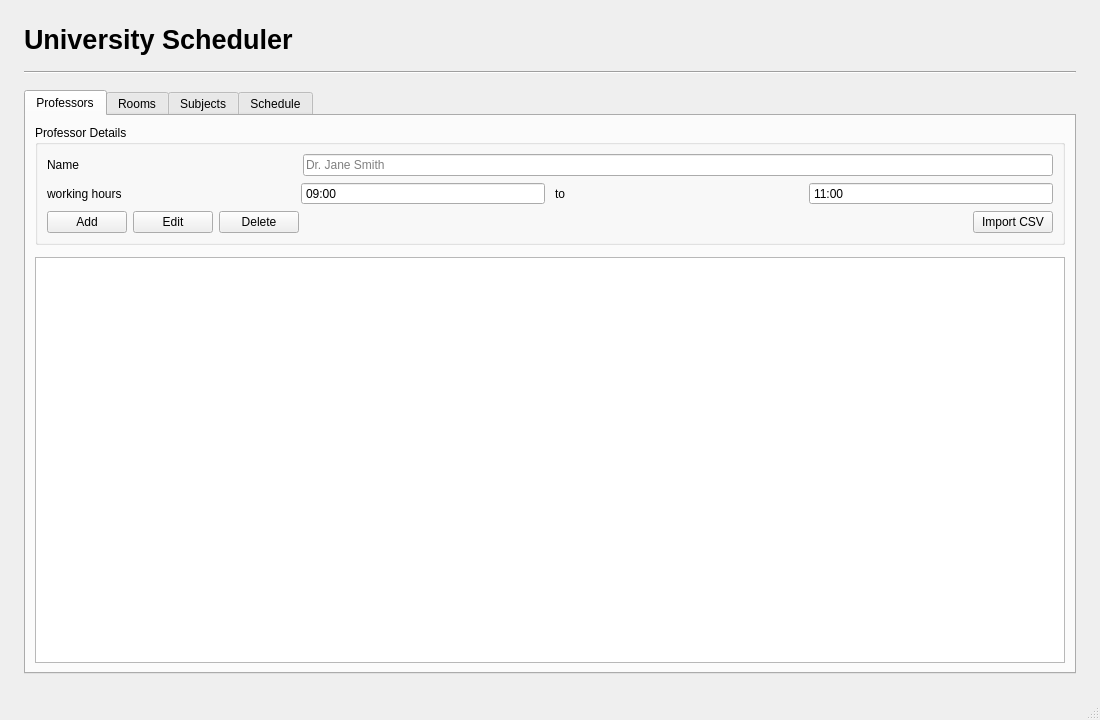
<?xml version="1.0" encoding="UTF-8"?>
<ui version="4.0">
 <class>MainWindow</class>
 <widget class="QMainWindow" name="MainWindow">
  <property name="geometry">
   <rect>
    <x>0</x>
    <y>0</y>
    <width>1100</width>
    <height>720</height>
   </rect>
  </property>
  <property name="minimumSize">
   <size>
    <width>960</width>
    <height>640</height>
   </size>
  </property>
  <property name="windowTitle">
   <string>University Scheduler</string>
  </property>
  <widget class="QWidget" name="centralwidget">
   <layout class="QVBoxLayout" name="layoutCentral">
    <property name="spacing">
     <number>16</number>
    </property>
    <property name="leftMargin">
     <number>24</number>
    </property>
    <property name="topMargin">
     <number>24</number>
    </property>
    <property name="rightMargin">
     <number>24</number>
    </property>
    <property name="bottomMargin">
     <number>24</number>
    </property>
    <item>
     <widget class="QLabel" name="label_heading">
      <property name="sizePolicy">
       <sizepolicy hsizetype="Preferred" vsizetype="Fixed">
        <horstretch>0</horstretch>
        <verstretch>0</verstretch>
       </sizepolicy>
      </property>
      <property name="text">
       <string>University Scheduler</string>
      </property>
      <property name="alignment">
       <set>Qt::AlignLeading|Qt::AlignLeft|Qt::AlignVCenter</set>
      </property>
      <property name="font">
       <font>
        <pointsize>20</pointsize>
        <weight>75</weight>
        <bold>true</bold>
       </font>
      </property>
     </widget>
    </item>
    <item>
     <widget class="Line" name="line_header">
      <property name="orientation">
       <enum>Qt::Horizontal</enum>
      </property>
     </widget>
    </item>
    <item>
     <widget class="QTabWidget" name="tabwidget">
      <property name="tabPosition">
       <enum>QTabWidget::North</enum>
      </property>
      <property name="tabShape">
       <enum>QTabWidget::Rounded</enum>
      </property>
      <property name="usesScrollButtons">
       <bool>true</bool>
      </property>
      <property name="documentMode">
       <bool>false</bool>
      </property>
      <property name="currentIndex">
       <number>0</number>
      </property>
      <widget class="QWidget" name="professors_tab">
       <attribute name="title">
        <string>Professors</string>
       </attribute>
       <layout class="QVBoxLayout" name="layoutProfessors">
        <property name="spacing">
         <number>12</number>
        </property>
        <item>
         <widget class="QGroupBox" name="groupBox_professors">
          <property name="title">
           <string>Professor Details</string>
          </property>
          <layout class="QGridLayout" name="gridProfessors">
           <item row="0" column="0">
            <widget class="QLabel" name="label_prof_name">
             <property name="text">
              <string>Name</string>
             </property>
            </widget>
           </item>
           <item row="0" column="1" colspan="3">
            <widget class="QLineEdit" name="lineEdit_prof_name">
             <property name="placeholderText">
              <string>Dr. Jane Smith</string>
             </property>
             <property name="minimumWidth">
              <number>260</number>
             </property>
            </widget>
           </item>
           <item row="1" column="0" colspan="4">
            <layout class="QHBoxLayout" name="layoutOfficeHours">
             <property name="spacing">
              <number>10</number>
             </property>
             <item>
              <widget class="QLabel" name="label_office_hours">
               <property name="text">
                <string>working hours</string>
               </property>
              </widget>
             </item>
             <item>
              <widget class="QTimeEdit" name="timeEdit_office_start">
               <property name="minimumWidth">
                <number>110</number>
               </property>
               <property name="displayFormat">
                <string>HH:mm</string>
               </property>
               <property name="time">
                <time>
                 <hour>09</hour>
                 <minute>00</minute>
                 <second>00</second>
                </time>
               </property>
               <property name="buttonSymbols">
                <enum>QAbstractSpinBox::NoButtons</enum>
               </property>
              </widget>
             </item>
             <item>
              <widget class="QLabel" name="label_office_to">
               <property name="text">
                <string>to</string>
               </property>
              </widget>
             </item>
             <item>
              <widget class="QTimeEdit" name="timeEdit_office_end">
               <property name="minimumWidth">
                <number>110</number>
               </property>
               <property name="displayFormat">
                <string>HH:mm</string>
               </property>
               <property name="time">
                <time>
                 <hour>11</hour>
                 <minute>00</minute>
                 <second>00</second>
                </time>
               </property>
               <property name="buttonSymbols">
                <enum>QAbstractSpinBox::NoButtons</enum>
               </property>
              </widget>
             </item>
            </layout>
           </item>
           <item row="2" column="0" colspan="4">
            <layout class="QHBoxLayout" name="layoutProfButtons">
             <item>
              <widget class="QPushButton" name="pushButton_add_prof">
               <property name="text">
                <string>Add</string>
               </property>
               <property name="minimumHeight">
                <number>36</number>
               </property>
              </widget>
             </item>
             <item>
              <widget class="QPushButton" name="pushButton_edit_prof">
               <property name="text">
                <string>Edit</string>
               </property>
               <property name="minimumHeight">
                <number>36</number>
               </property>
              </widget>
             </item>
             <item>
              <widget class="QPushButton" name="pushButton_delete_prof">
               <property name="text">
                <string>Delete</string>
               </property>
               <property name="minimumHeight">
                <number>36</number>
               </property>
              </widget>
             </item>
             <item>
              <spacer name="spacerProf">
               <property name="orientation">
                <enum>Qt::Horizontal</enum>
               </property>
               <property name="sizeHint" stdset="0">
                <size>
                 <width>20</width>
                 <height>20</height>
                </size>
               </property>
              </spacer>
             </item>
             <item>
              <widget class="QPushButton" name="pushButton_import_prof">
               <property name="text">
                <string>Import CSV</string>
               </property>
               <property name="minimumHeight">
                <number>36</number>
               </property>
               <property name="toolTip">
                <string>Select a CSV file to import professors</string>
               </property>
              </widget>
             </item>
            </layout>
           </item>
          </layout>
         </widget>
        </item>
        <item>
         <widget class="QTableWidget" name="tableWidget_prof">
          <property name="alternatingRowColors">
           <bool>true</bool>
          </property>
         </widget>
        </item>
       </layout>
      </widget>
      <widget class="QWidget" name="rooms_tab">
       <attribute name="title">
        <string>Rooms</string>
       </attribute>
       <layout class="QVBoxLayout" name="layoutRooms">
        <property name="spacing">
         <number>12</number>
        </property>
        <item>
         <widget class="QGroupBox" name="groupBox_rooms">
          <property name="title">
           <string>Room Details</string>
          </property>
          <layout class="QGridLayout" name="gridRooms">
           <item row="0" column="0">
            <widget class="QLabel" name="label_room_number">
             <property name="text">
              <string>Number</string>
             </property>
            </widget>
           </item>
           <item row="0" column="1">
            <widget class="QLineEdit" name="lineEdit_room_number">
             <property name="placeholderText">
              <string>Room 101</string>
             </property>
             <property name="minimumWidth">
              <number>160</number>
             </property>
            </widget>
           </item>
           <item row="0" column="2">
            <widget class="QLabel" name="label_room_capacity">
             <property name="text">
              <string>Capacity</string>
             </property>
            </widget>
           </item>
           <item row="0" column="3">
            <widget class="QLineEdit" name="lineEdit_room_capacity">
             <property name="placeholderText">
              <string>40</string>
             </property>
             <property name="minimumWidth">
              <number>120</number>
             </property>
            </widget>
           </item>
           <item row="0" column="4">
            <widget class="QLabel" name="label_room_type">
             <property name="text">
              <string>Format</string>
             </property>
            </widget>
           </item>
           <item row="0" column="5">
            <widget class="QComboBox" name="comboBox_room_type">
             <property name="sizeAdjustPolicy">
              <enum>QComboBox::AdjustToContents</enum>
             </property>
             <item>
              <property name="text">
               <string>Lecture</string>
              </property>
             </item>
             <item>
              <property name="text">
               <string>Seminar</string>
              </property>
             </item>
            </widget>
           </item>
           <item row="1" column="0" colspan="6">
            <layout class="QHBoxLayout" name="layoutRoomButtons">
             <item>
              <widget class="QPushButton" name="pushButton_add_room">
               <property name="text">
                <string>Add</string>
               </property>
               <property name="minimumHeight">
                <number>36</number>
               </property>
              </widget>
             </item>
             <item>
              <widget class="QPushButton" name="pushButton_edit_room">
               <property name="text">
                <string>Edit</string>
               </property>
               <property name="minimumHeight">
                <number>36</number>
               </property>
              </widget>
             </item>
             <item>
              <widget class="QPushButton" name="pushButton_delete_room">
               <property name="text">
                <string>Delete</string>
               </property>
               <property name="minimumHeight">
                <number>36</number>
               </property>
              </widget>
             </item>
             <item>
              <spacer name="spacerRoom">
               <property name="orientation">
                <enum>Qt::Horizontal</enum>
               </property>
               <property name="sizeHint" stdset="0">
                <size>
                 <width>20</width>
                 <height>20</height>
                </size>
               </property>
              </spacer>
             </item>
             <item>
              <widget class="QPushButton" name="pushButton_import_rooms">
               <property name="text">
                <string>Import CSV</string>
               </property>
               <property name="minimumHeight">
                <number>36</number>
               </property>
               <property name="toolTip">
                <string>Select a CSV file to import rooms</string>
               </property>
              </widget>
             </item>
            </layout>
           </item>
          </layout>
         </widget>
        </item>
        <item>
         <widget class="QTableWidget" name="tableWidget_rooms">
          <property name="alternatingRowColors">
           <bool>true</bool>
          </property>
         </widget>
        </item>
       </layout>
      </widget>
      <widget class="QWidget" name="subjects_tab">
       <attribute name="title">
        <string>Subjects</string>
       </attribute>
       <layout class="QVBoxLayout" name="layoutSubjects">
        <property name="spacing">
         <number>12</number>
        </property>
        <item>
         <widget class="QGroupBox" name="groupBox_subjects">
          <property name="title">
           <string>Subject Details</string>
          </property>
          <layout class="QGridLayout" name="gridSubjects">
           <item row="0" column="0">
            <widget class="QLabel" name="label_subject_name">
             <property name="text">
              <string>Name</string>
             </property>
            </widget>
           </item>
           <item row="0" column="1" colspan="3">
            <widget class="QLineEdit" name="lineEdit_subject_name">
             <property name="placeholderText">
              <string>Subject Name</string>
             </property>
            </widget>
           </item>
           <item row="1" column="0">
            <widget class="QLabel" name="label_subject_type">
             <property name="text">
              <string>Type</string>
             </property>
            </widget>
           </item>
           <item row="1" column="1">
            <widget class="QComboBox" name="comboBox_subject_type">
             <property name="sizeAdjustPolicy">
              <enum>QComboBox::AdjustToContents</enum>
             </property>
             <item>
              <property name="text">
               <string>Obligatory</string>
              </property>
             </item>
             <item>
              <property name="text">
               <string>Elective</string>
              </property>
             </item>
            </widget>
           </item>
           <item row="1" column="2">
            <widget class="QLabel" name="label_subject_format">
             <property name="text">
              <string>Format</string>
             </property>
            </widget>
           </item>
           <item row="1" column="3">
            <widget class="QComboBox" name="comboBox_subject_lec_sem">
             <property name="sizeAdjustPolicy">
              <enum>QComboBox::AdjustToContents</enum>
             </property>
             <item>
              <property name="text">
               <string>Lecture</string>
              </property>
             </item>
             <item>
              <property name="text">
               <string>Seminar</string>
              </property>
             </item>
            </widget>
           </item>
           <item row="2" column="0">
            <widget class="QLabel" name="label_subject_semester">
             <property name="text">
              <string>Semester</string>
             </property>
            </widget>
           </item>
           <item row="2" column="1">
            <widget class="QComboBox" name="comboBox_subject_semester">
             <property name="sizeAdjustPolicy">
              <enum>QComboBox::AdjustToContents</enum>
             </property>
             <item>
              <property name="text">
               <string>1</string>
              </property>
             </item>
             <item>
              <property name="text">
               <string>2</string>
              </property>
             </item>
             <item>
              <property name="text">
               <string>3</string>
              </property>
             </item>
             <item>
              <property name="text">
               <string>4</string>
              </property>
             </item>
             <item>
              <property name="text">
               <string>5</string>
              </property>
             </item>
             <item>
              <property name="text">
               <string>6</string>
              </property>
             </item>
             <item>
              <property name="text">
               <string>7</string>
              </property>
             </item>
            </widget>
           </item>
           <item row="2" column="2">
            <widget class="QLabel" name="label_subject_capacity">
             <property name="text">
              <string>Capacity</string>
             </property>
            </widget>
           </item>
           <item row="2" column="3">
            <widget class="QLineEdit" name="lineEdit_subject_cap">
             <property name="placeholderText">
              <string>Class Capacity</string>
             </property>
             <property name="minimumWidth">
              <number>120</number>
             </property>
            </widget>
           </item>
           <item row="3" column="0">
            <widget class="QLabel" name="label_subject_professor">
             <property name="text">
              <string>Professor ID</string>
             </property>
            </widget>
           </item>
           <item row="3" column="1" colspan="3">
            <widget class="QLineEdit" name="lineEdit_subject_prof_id">
             <property name="placeholderText">
              <string>12345</string>
             </property>
            </widget>
           </item>
           <item row="4" column="0" colspan="4">
            <layout class="QHBoxLayout" name="layoutSubjectButtons">
             <item>
              <widget class="QPushButton" name="pushButton_add_subject">
               <property name="text">
                <string>Add</string>
               </property>
               <property name="minimumHeight">
                <number>36</number>
               </property>
              </widget>
             </item>
             <item>
              <widget class="QPushButton" name="pushButton_edit_subject">
               <property name="text">
                <string>Edit</string>
               </property>
               <property name="minimumHeight">
                <number>36</number>
               </property>
              </widget>
             </item>
             <item>
              <widget class="QPushButton" name="pushButton_delete_subject">
               <property name="text">
                <string>Delete</string>
               </property>
               <property name="minimumHeight">
                <number>36</number>
               </property>
              </widget>
             </item>
             <item>
              <spacer name="spacerSubject">
               <property name="orientation">
                <enum>Qt::Horizontal</enum>
               </property>
               <property name="sizeHint" stdset="0">
                <size>
                 <width>20</width>
                 <height>20</height>
                </size>
               </property>
              </spacer>
             </item>
             <item>
              <widget class="QPushButton" name="pushButton_import_subjects">
               <property name="text">
                <string>Import CSV</string>
               </property>
               <property name="minimumHeight">
                <number>36</number>
               </property>
               <property name="toolTip">
                <string>Select a CSV file to import subjects</string>
               </property>
              </widget>
             </item>
            </layout>
           </item>
          </layout>
         </widget>
        </item>
        <item>
         <widget class="QTableWidget" name="tableWidget_subjects">
          <property name="alternatingRowColors">
           <bool>true</bool>
          </property>
         </widget>
        </item>
       </layout>
      </widget>
      <widget class="QWidget" name="schedule_tab">
       <attribute name="title">
        <string>Schedule</string>
       </attribute>
       <layout class="QVBoxLayout" name="layoutSchedule">
        <property name="spacing">
         <number>12</number>
        </property>
        <item>
         <widget class="QGroupBox" name="groupBox_schedule">
          <property name="title">
           <string>Filters &amp; Actions</string>
          </property>
          <layout class="QGridLayout" name="gridSchedule">
           <item row="0" column="0">
            <widget class="QLabel" name="label_filter_prof">
             <property name="text">
              <string>Filter by Professor</string>
             </property>
            </widget>
           </item>
           <item row="0" column="1">
            <widget class="QComboBox" name="comboBox_choose_prof">
             <property name="sizeAdjustPolicy">
              <enum>QComboBox::AdjustToContents</enum>
             </property>
             <item>
              <property name="text">
               <string>Choose Professor</string>
              </property>
             </item>
            </widget>
           </item>
           <item row="0" column="2">
            <widget class="QLabel" name="label_filter_room">
             <property name="text">
              <string>Filter by Room</string>
             </property>
            </widget>
           </item>
           <item row="0" column="3">
            <widget class="QComboBox" name="comboBox_choose_room">
             <property name="sizeAdjustPolicy">
              <enum>QComboBox::AdjustToContents</enum>
             </property>
             <item>
              <property name="text">
               <string>Choose Room</string>
              </property>
             </item>
            </widget>
           </item>
           <item row="0" column="4">
            <spacer name="spacerSchedule">
             <property name="orientation">
              <enum>Qt::Horizontal</enum>
             </property>
             <property name="sizeHint" stdset="0">
              <size>
               <width>20</width>
               <height>20</height>
              </size>
             </property>
            </spacer>
           </item>
           <item row="0" column="5">
            <widget class="QPushButton" name="pushButton_generate_schd">
             <property name="text">
              <string>Generate Schedule</string>
             </property>
             <property name="minimumHeight">
              <number>36</number>
             </property>
            </widget>
           </item>
          </layout>
         </widget>
        </item>
        <item>
         <widget class="QTableWidget" name="tableWidget_schedule">
          <property name="alternatingRowColors">
           <bool>true</bool>
          </property>
         </widget>
        </item>
       </layout>
      </widget>
     </widget>
    </item>
   </layout>
  </widget>
  <widget class="QMenuBar" name="menubar">
   <property name="geometry">
    <rect>
     <x>0</x>
     <y>0</y>
     <width>1100</width>
     <height>24</height>
    </rect>
   </property>
  </widget>
  <widget class="QStatusBar" name="statusbar"/>
 </widget>
 <resources/>
 <connections/>
</ui>
